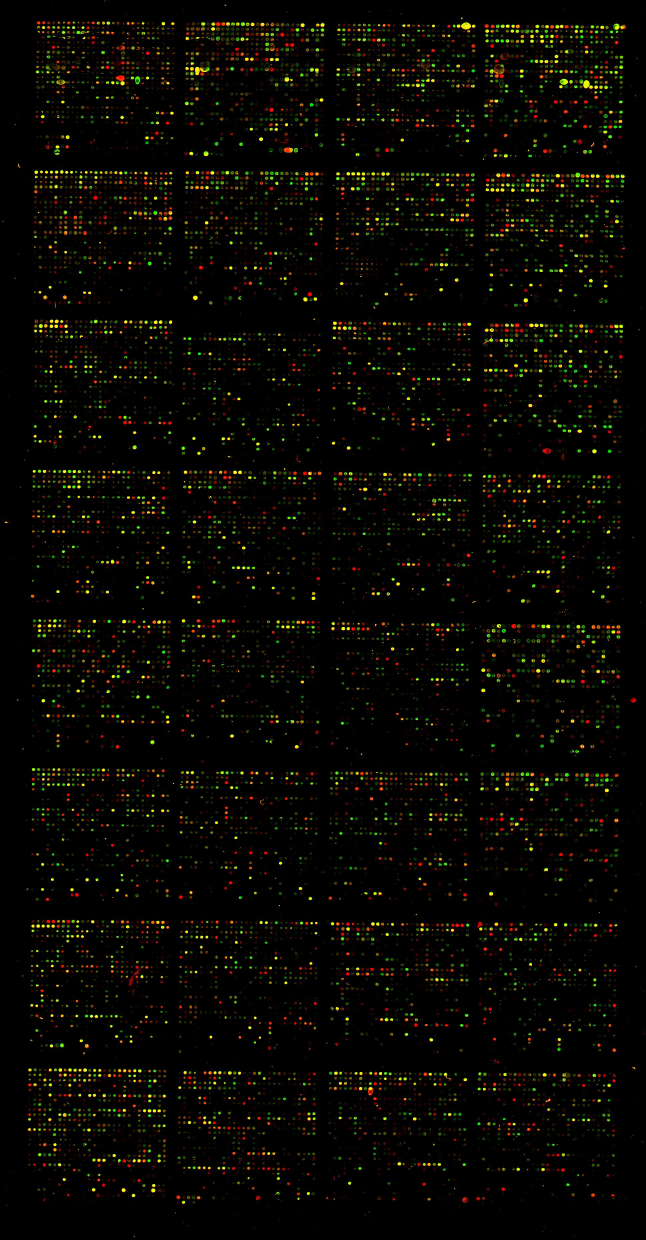
%> input picture Data_Liver/No/5157.jpg, 1936 x 3720 px (shown at 1/3 size)
$ octave Run.m   (GNU Octave 9; MATLAB toolbox functions it lacks are replaced by stand-ins)
%> lines starting %> are read from the running program, lines starting %| are printed output that depends on the picture; in (x1, y1, x2, y2) boxes, pixels count from 0 and x2, y2 are one past the last pixel; in counts of white or black regions, pixels touching at a corner belong together; the program's own positions count from 1
### Filters/Filter_Average.m
function Input=Filter_Average(Input,Iteration)
%> called with Iteration = 5
    for i=1:Iteration
    Input=imfilter(Input,fspecial('average'));
    end
end

### Filters/Filter_Max.m
function Input=Filter_Max(Input,Size,Iteration)
%> called with Size = 7, Iteration = 1
for i=1:Iteration
Input(:,:,1)=ordfilt2(Input(:,:,1),Size*Size,ones(Size));
Input(:,:,2)=ordfilt2(Input(:,:,2),Size*Size,ones(Size));
Input(:,:,3)=ordfilt2(Input(:,:,3),Size*Size,ones(Size));
end
end

### Mean.m
function Input=Mean(Input)
while(length(size(Input))~=2 ||size(Input,1)~=1||size(Input,2)~=1)
    Input=mean(Input);
end
%> this loop made 3 passes
%> Input on passes 2 to 3: [22.24 19.53], 20.89
end

### Block/Bw_Image.m
function I4=Bw_Image(Input,Flag_Show,Address,Flag_Write)
I1=Filter_Average(Input,5);
I1=Filter_Max(I1,7,1);
T=Mean(I1(:,:,1:2))/255;
%> T = 0.0819
I1=im2bw(I1,T);
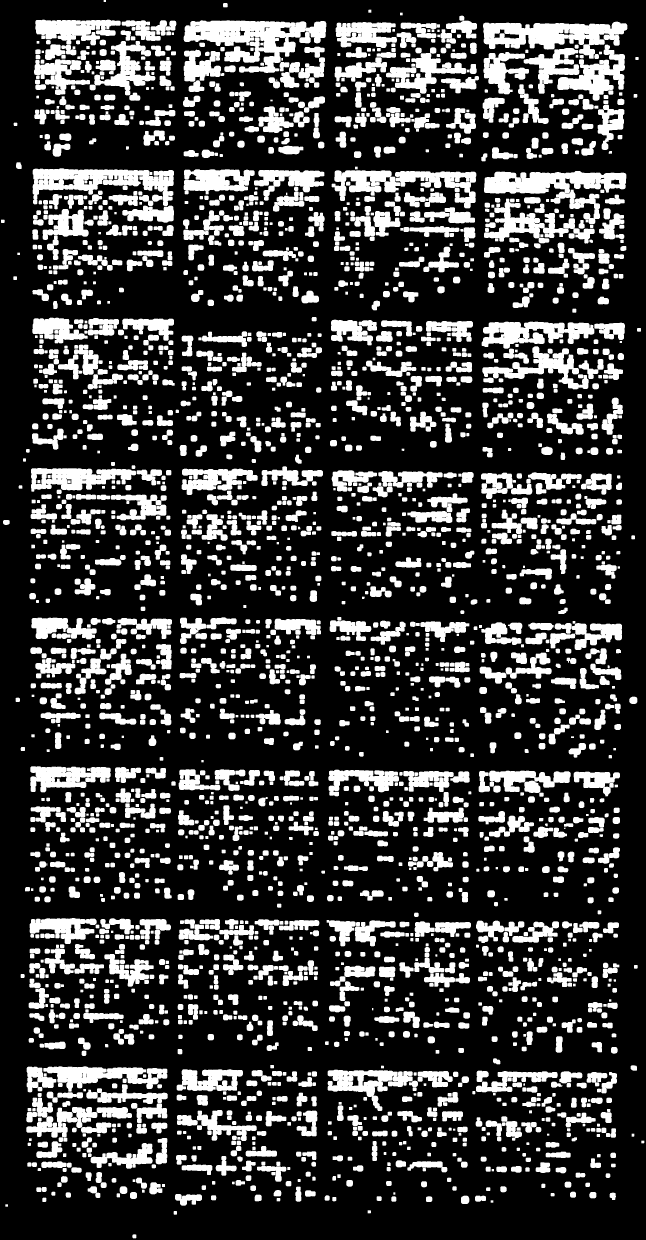
%> I1: size 3720x1936 logical (shown at 1/3 size); 23.6% white; 3029 white regions (3 under 20 px), largest, box (x1, y1, x2, y2) and area: (551, 61, 979, 219) 33822, (1452, 513, 1879, 672) 26127, (1449, 65, 1882, 176) 25738
I2=Morphology_Closing(I1,6);
I3=Morphology_Dilate(I2,5);
I4=Morphology_Closing(I3,5);
Margin=zeros(size(I1,1),30);
Margin(:,10:20)=1;
if(Flag_Show)
    figure;
    imshow([I1,Margin,I2,Margin,I3,Margin,I4]);
end
if(Flag_Write)
    imwrite([I1,Margin,I2,Margin,I3,Margin,I4],[Address,'Bineary process.jpg'],'jpg');
end
end

### AddPath.m
function []=AddPath()
addpath('./Filters/');
addpath('./Morphology/');
addpath('./Block/');
end

### Fixed_Angle.m
function Output=Fixed_Angle(Input,Size)
Alpha=-2:0.5:2;
Bw=Bw_Image(Input,0,'',0);
[h,w]=size(Bw);
Min=min(h,w);
Resulation=400;
Bw=imresize(Bw,[floor(Resulation*(((h-Min)/Min)+1)), Resulation*(((w-Min)/Min)+1)]);
OrderList=zeros(1,length(Alpha));
for i=1:length(Alpha)
     [Out1,Out2]=Line_Vertical(imrotate(Bw,Alpha(i)),Size,0,'',0);
     OrderList(i)=sum(Out1(Out2>0))/(Size(1,2)+1);
end
[~,Location]=max(OrderList);
Alpha=Alpha(Location);
Alpha=(Alpha-0.4):0.1:(Alpha+0.4);
OrderList=zeros(1,length(Alpha));
for i=1:length(Alpha)
     [Out1,Out2]=Line_Vertical(imrotate(Bw,Alpha(i)),Size,0,'',0);
     OrderList(i)=sum(Out1(Out2>0))/(Size(1,1)+1);
end
[~,Location]=max(OrderList);
Output=imrotate(Input,Alpha(Location));
Alpha(Location)
end

### Morphology/Morphology_Closing.m
function Out = Morphology_Closing(BinaryImage, Size)
%> the run ends on the next line
 hclosing = vision.MorphologicalClose;
 hclosing.Neighborhood = strel('disk', Size);
 Out = step(hclosing, BinaryImage);
end

### Run.m
clc;
clear;
close all;
tic
%%
AddPath();
Address='./Result/';
mkdir(Address);
%%
I0=imread('.\Data_Liver\No\5157.jpg');
imwrite(I0,[Address,'OrjinalImage.jpg'],'jpg');
SizeBlock=[8,4];
SizeGrade=[27,28];
%% Fix angle
I1=Fixed_Angle(I0,SizeBlock);

$ run again, with Data_Liver/No/10009.jpg copied over Data_Liver/No/5157.jpg
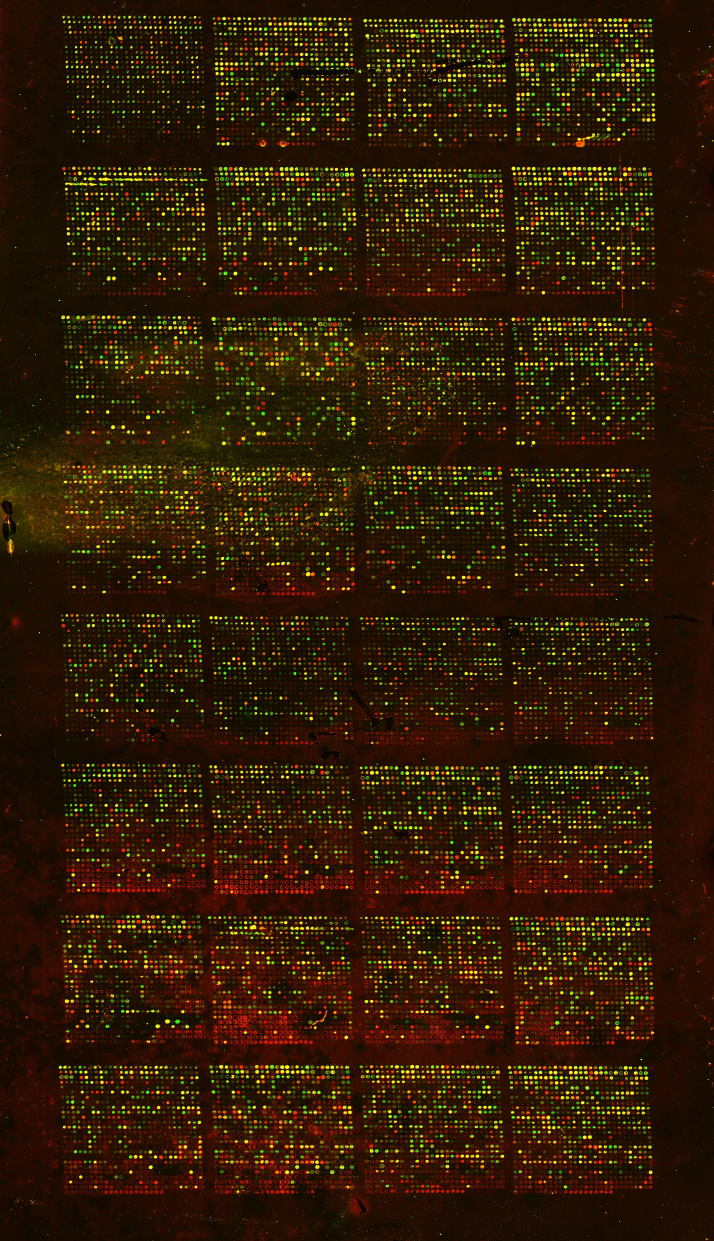
%> input picture Data_Liver/No/10009.jpg, 2140 x 3721 px (shown at 1/3 size)
%> the loop in Mean, `while(length(size(Input))~=2 ||size(Input,1)~=1||size(Input,2)~=1)` made 3 passes
%> Input on passes 2 to 3: [71.45 50.89], 61.17
%> T = 0.24
%> in Bw_Image, `I1=im2bw(I1,T);`:
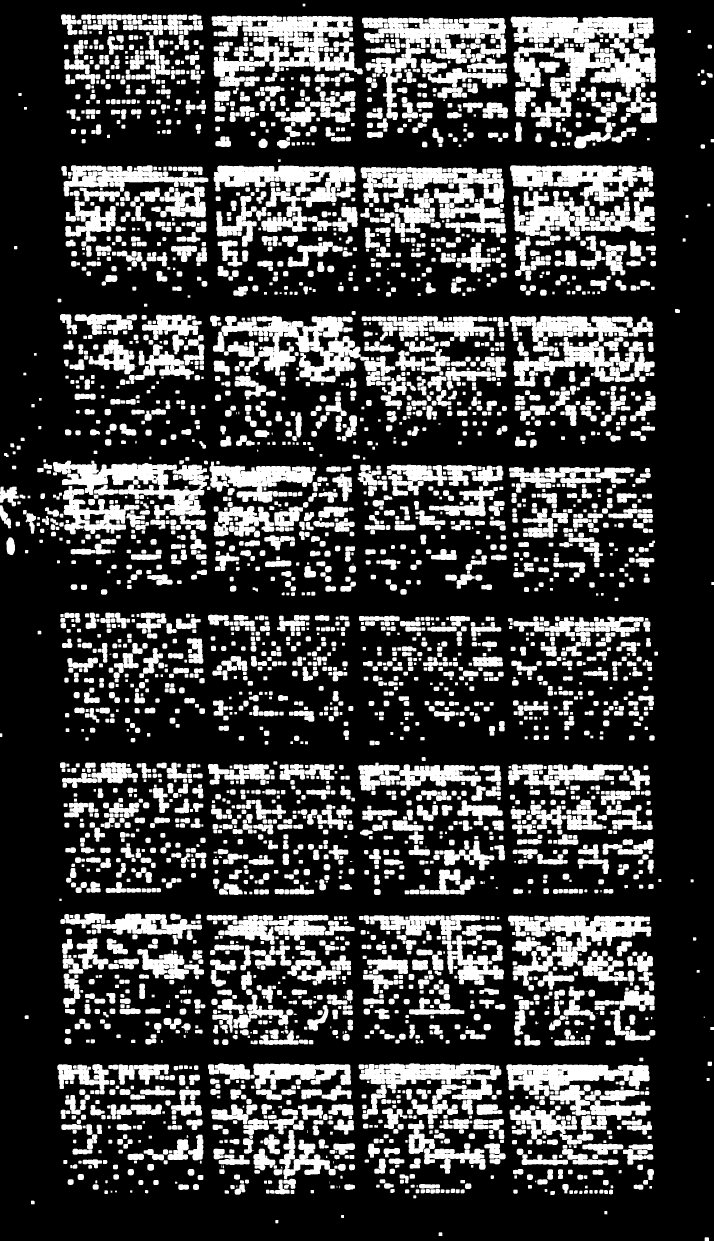
%> I1: size 3721x2140 logical (shown at 1/3 size); 25.7% white; 3956 white regions (33 under 20 px), largest, box (x1, y1, x2, y2) and area: (635, 47, 1088, 260) 44947, (664, 948, 1107, 1147) 36636, (1092, 53, 1518, 323) 34785

$ run again, with Data_Liver/No/10021.jpg copied over Data_Liver/No/5157.jpg
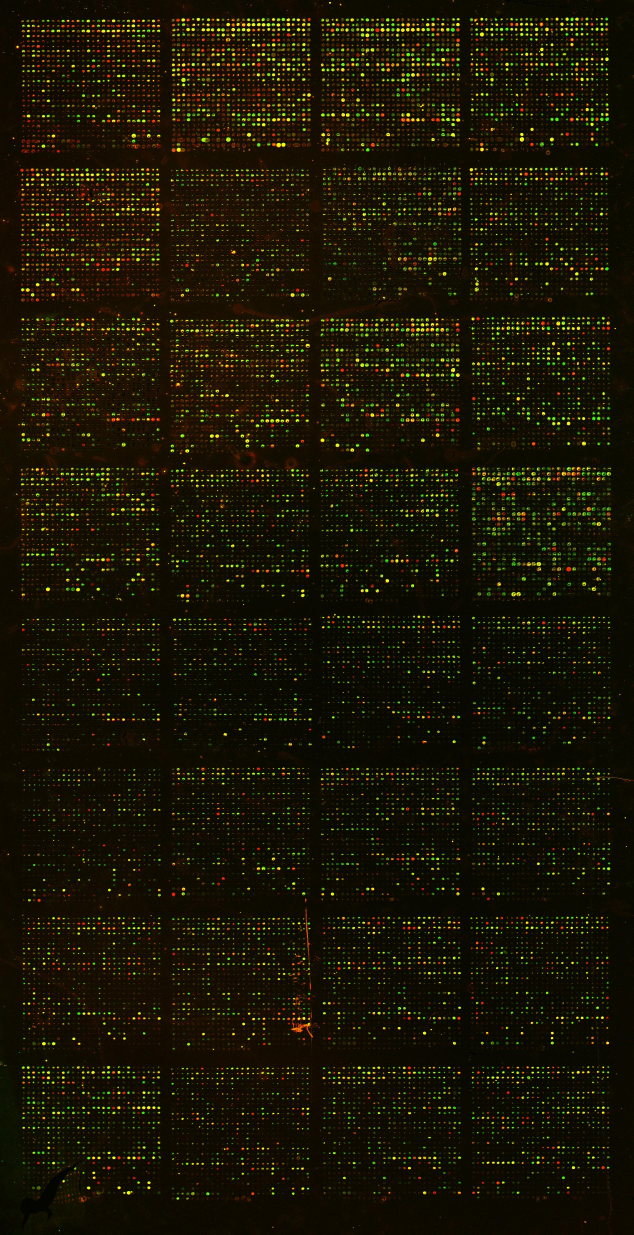
%> input picture Data_Liver/No/10021.jpg, 1900 x 3704 px (shown at 1/3 size)
%> the loop in Mean, `while(length(size(Input))~=2 ||size(Input,1)~=1||size(Input,2)~=1)` made 3 passes
%> Input on passes 2 to 3: [45.62 41.26], 43.44
%> T = 0.17
%> in Bw_Image, `I1=im2bw(I1,T);`:
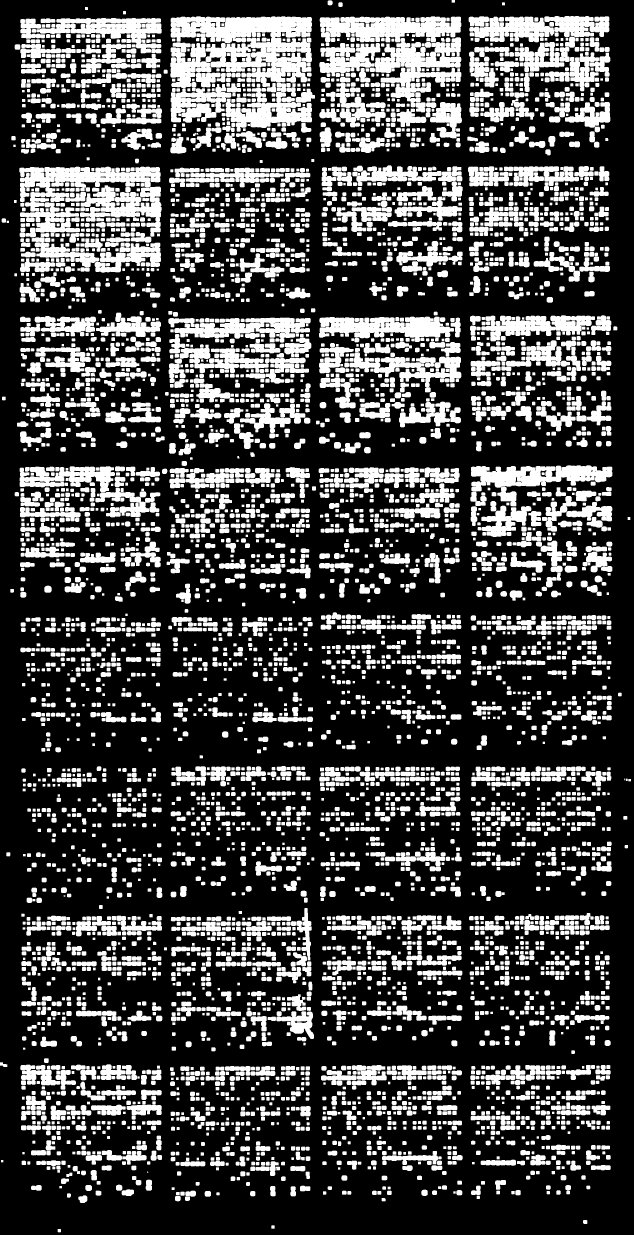
%> I1: size 3704x1900 logical (shown at 1/3 size); 27.4% white; 6362 white regions (5 under 20 px), largest, box (x1, y1, x2, y2) and area: (511, 49, 936, 264) 61772, (1124, 112, 1384, 322) 26292, (58, 500, 482, 635) 25021

$ run again, with Data_Liver/No/10414.jpg copied over Data_Liver/No/5157.jpg
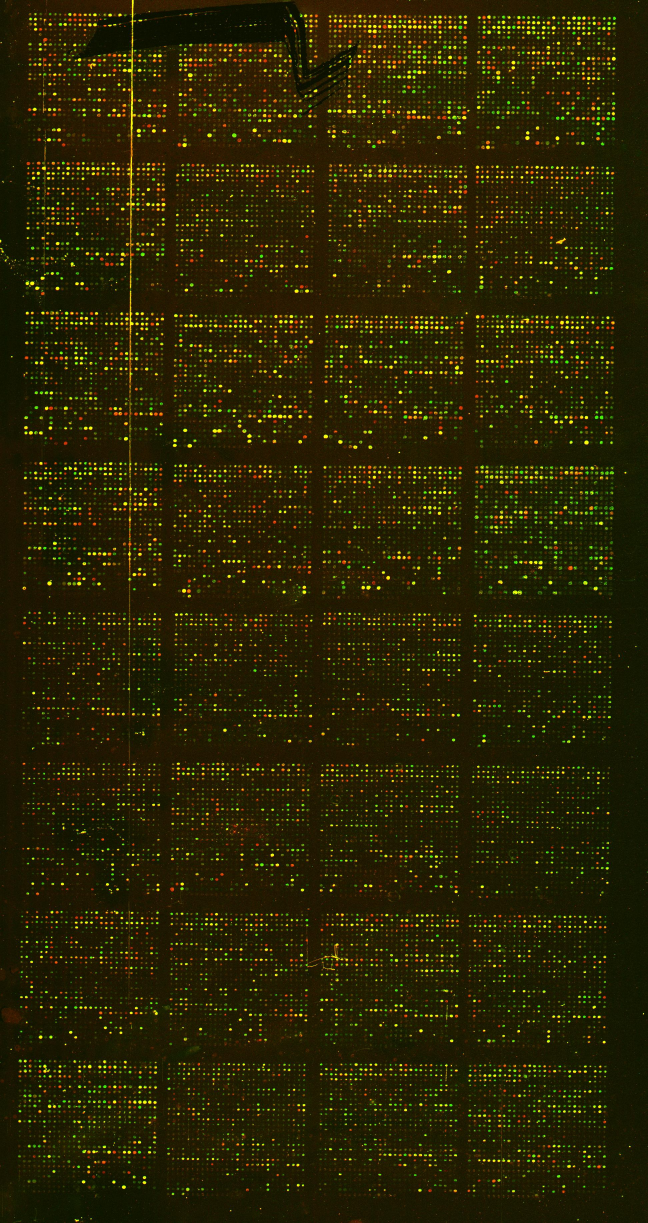
%> input picture Data_Liver/No/10414.jpg, 1944 x 3668 px (shown at 1/3 size)
%> the loop in Mean, `while(length(size(Input))~=2 ||size(Input,1)~=1||size(Input,2)~=1)` made 3 passes
%> Input on passes 2 to 3: [60.06 55.41], 57.74
%> T = 0.226
%> in Bw_Image, `I1=im2bw(I1,T);`:
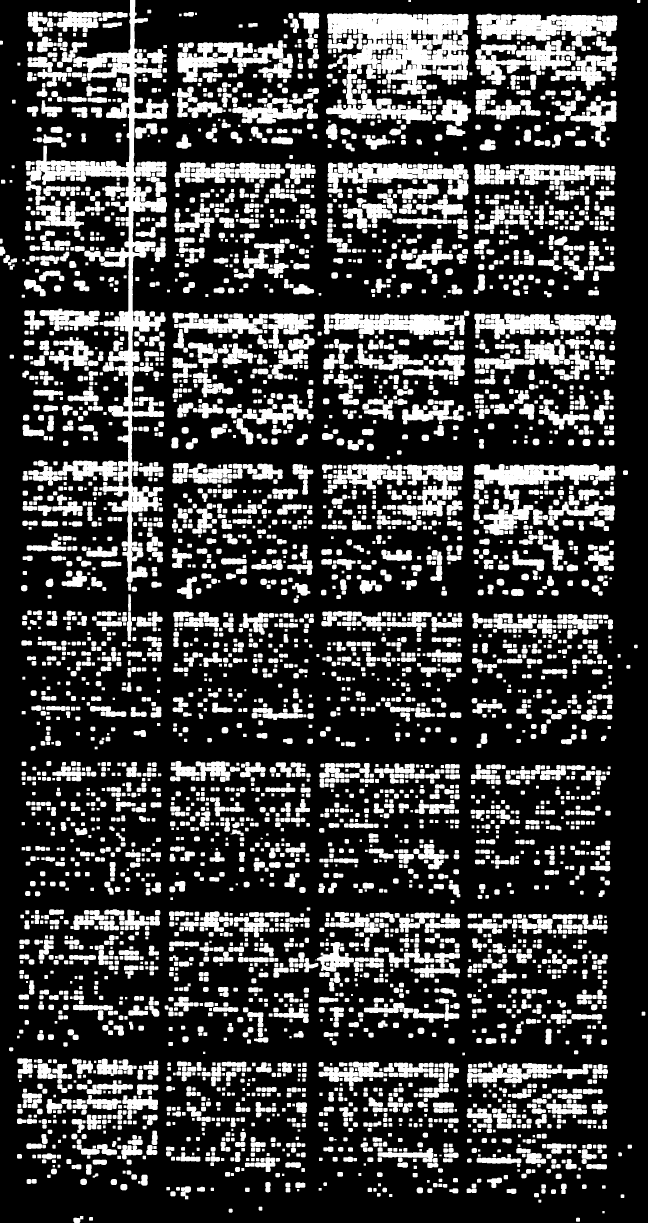
%> I1: size 3668x1944 logical (shown at 1/3 size); 25.2% white; 4977 white regions (10 under 20 px), largest, box (x1, y1, x2, y2) and area: (79, 0, 505, 1748) 96635, (981, 39, 1406, 284) 59760, (1429, 41, 1852, 153) 24778
